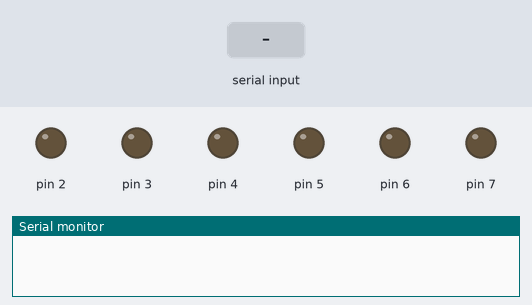
Simulated run of this sketch. Board: Arduino Uno, built with avr-gcc and run on an emulated ATmega328P. On the bench: output pins drawn as LEDs (lit = HIGH), the last lines printed to the serial monitor. Inputs (shaded band) come from the test bench.

Above: at 1.2 s.
1.3 s: "1" received over Serial
At 1.8 s:
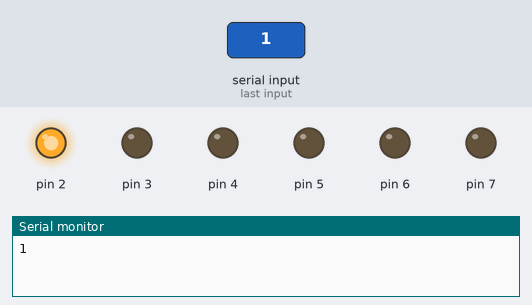
2.8 s: "2" received over Serial
At 4.0 s:
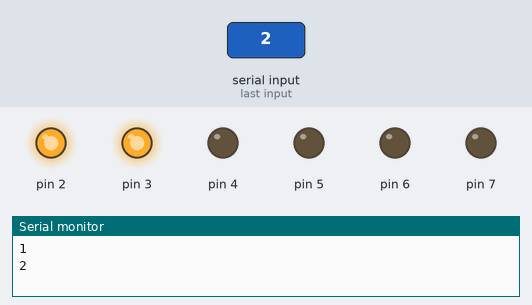
4.3 s: "3" received over Serial
At 5.3 s:
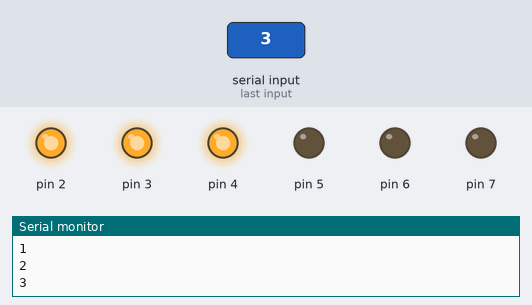
5.8 s: "4" received over Serial
At 6.4 s:
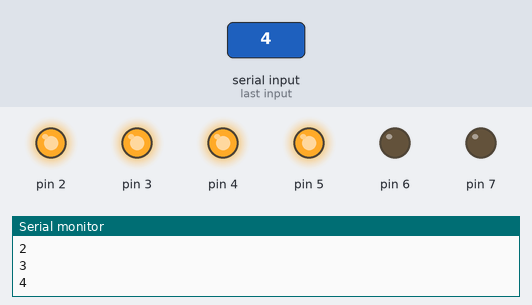
7.3 s: "5" received over Serial
At 8.5 s:
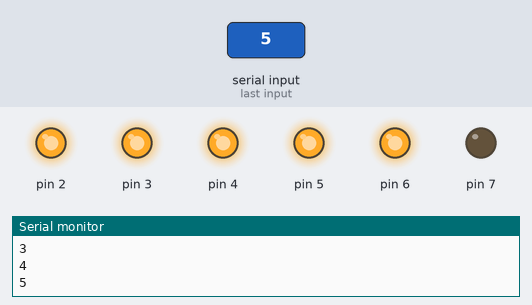
8.8 s: "6" received over Serial
At 9.9 s:
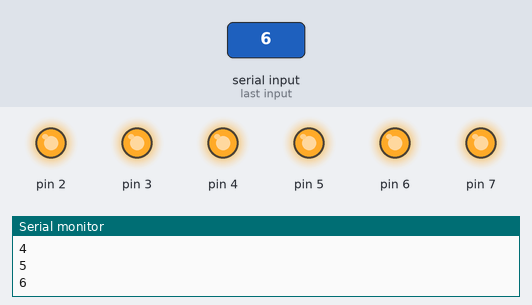
Timing chart, 0 to 11.3 s (numbered marks = the images above; inputs shaded):
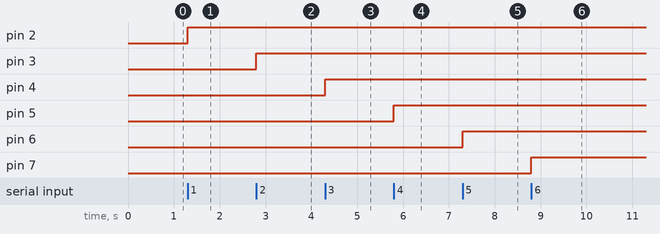

Measured:
- after the input at 1.3 s, pin 2: LOW → HIGH at once
- after the input at 2.8 s, pin 3: LOW → HIGH at once
- after the input at 4.3 s, pin 4: LOW → HIGH at once
- after the input at 5.8 s, pin 5: LOW → HIGH at once
- after the input at 7.3 s, pin 6: LOW → HIGH at once
- after the input at 8.8 s, pin 7: LOW → HIGH at once

The sketch:

ELCO.ino
```cpp
void setup()
{
  Serial.begin(9600);
  pinMode(2,OUTPUT);
  pinMode(3,OUTPUT);
  pinMode(4,OUTPUT);
  pinMode(5,OUTPUT);
  pinMode(6,OUTPUT);
  pinMode(7,OUTPUT);
}

void loop()
{
  if(Serial.available()){
    char sign = Serial.read();
    Serial.println(sign);
    switch(sign){
      case '1':{
        digitalWrite(2,1);
        break;
      }
      case '2':{
        digitalWrite(3,1);
        break;
      }
      case '3':{
        digitalWrite(4,1);
        break;
      }
      case '4':{
        digitalWrite(5,1);
        break;
      }
      case '5':{
        digitalWrite(6,1);
        break;
      }
      case '6':{
        digitalWrite(7,1);
        break;
      }
      case '0':{
        delay(1000);
        digitalWrite(6,0);
        digitalWrite(3,0);
        digitalWrite(4,0);
        digitalWrite(5,0);
        digitalWrite(2,0);
        digitalWrite(7,0);
        delay(1000);
        break;
      }
    }
  }
}
```
